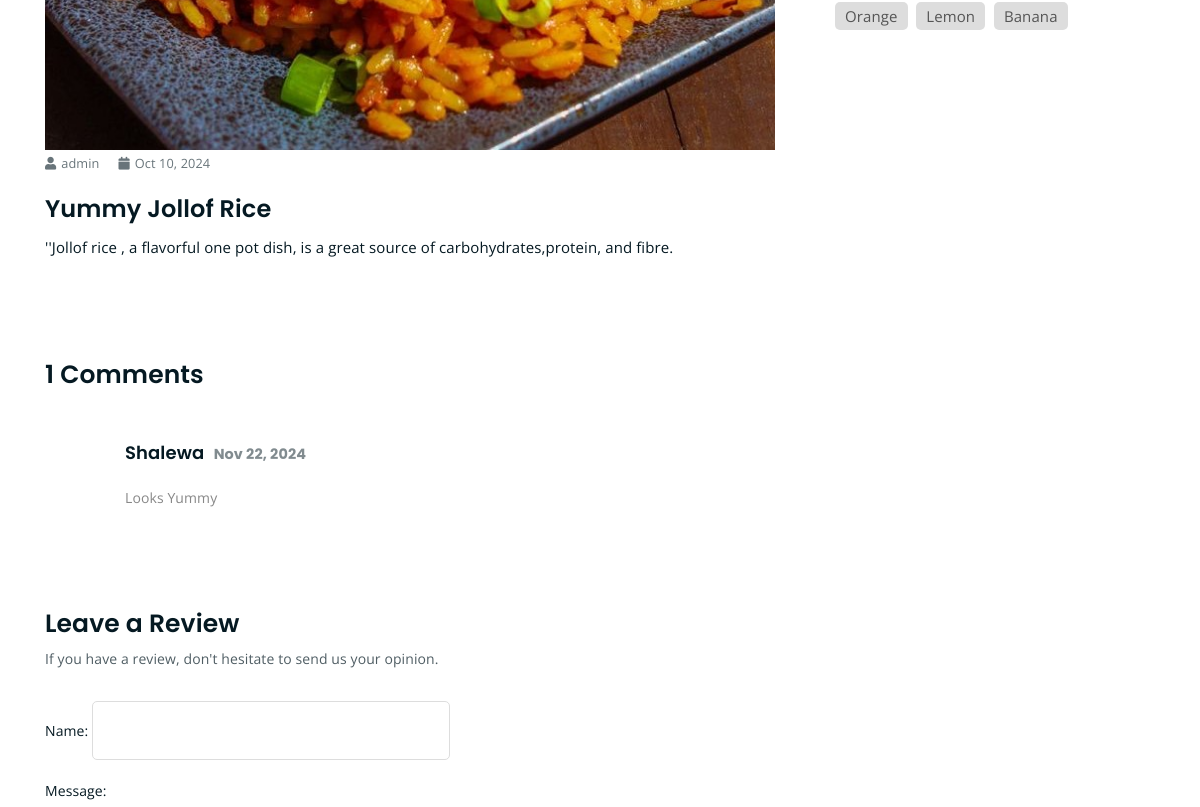
/single-blog/2/ (middle part), run on an earlier commit of the app's database.
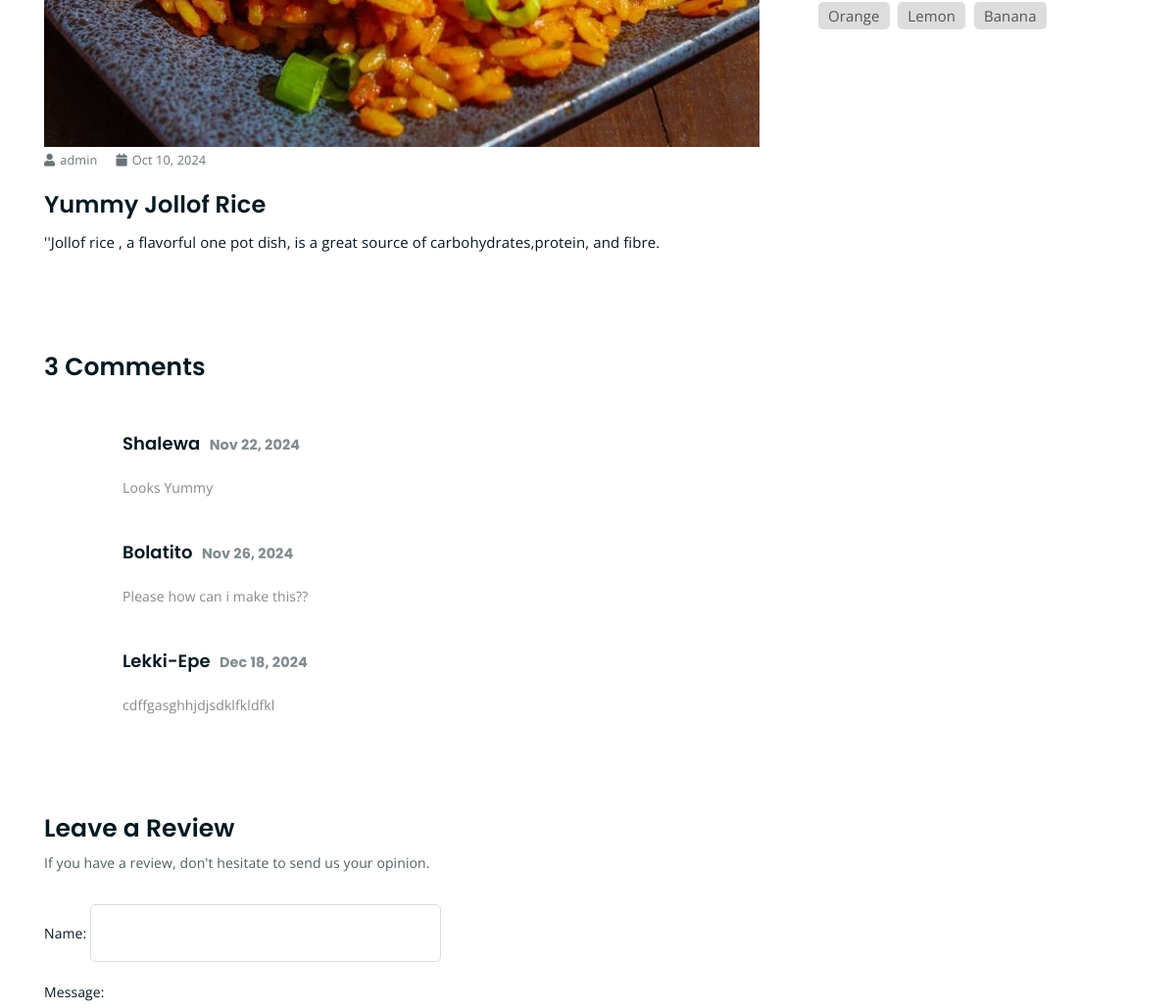
And on a later commit of the database.
### fruits_app/models.py (models this page shows, shortened)
class Blog(models.Model):
    image = models.ImageField(upload_to='uploads/')
    title = models.CharField(max_length=255)
    author = models.ForeignKey(User, on_delete=models.CASCADE, blank=True, null=True)
    content = models.TextField()
    created_at = models.DateTimeField(auto_now_add=True)  # Automatically set when created

class Comment(models.Model):
    name = models.CharField(max_length=225)
    message = models.TextField()
    blog = models.ForeignKey(Blog, on_delete=models.CASCADE, blank=True, null=True)
    created_at = models.DateTimeField(default=timezone.now)

### fruits_app/views.py (the view)
# urls.py: path('single-blog/<int:id>/', views.single_blog, name='single-blog'),
def single_blog(request, id):
    blog_details = get_object_or_404(Blog, id=id)
    comments = Comment.objects.filter(blog=blog_details)  # Fetch comments related to the blog
    if request.method == "POST":
        comment_form = CommentForm(request.POST)
        if comment_form.is_valid():
            comment = comment_form.save(commit=False)
            comment.blog = blog_details  # Link the comment to the blog
            comment.save()
            messages.success(request, "Your review has been submitted.")
        else:
            messages.error(request, "There was an error with your review. Please try again.")
    else:
        comment_form = CommentForm()
    context = {
        "blog_details": blog_details,
        "comments": comments,
        "comment_form": comment_form,
    }
    return render(request, "single-blog.html", context)

### fruits_app/forms.py
class CommentForm(forms.ModelForm):
    class Meta:
        model = Comment
        fields = ['name', 'message']

### template/single-blog.html (shortened to what this page needs)
{% extends 'base.html' %}
{% load static %}
{% block content %}
	<div class="mt-150 mb-150">
		<div class="container">
			<div class="row">
				<div class="col-lg-8">
					<div class="single-article-section">
						<div class="single-article-text">
							<div class="single-article"><img src="{{blog_details.image.url}}" alt=""></div>
							<p class="blog-meta">
								<span class="author"><i class="fas fa-user"></i>{{blog_details.author}}</span>
								<span class="date"><i class="fas fa-calendar"></i>{{blog_details.created_at | date:'M d, Y'}}</span>
							</p>
							<h2>{{blog_details.title}}</h2>
							<p>{{blog_details.content}}</p>
						</div>
						<div class="comments-list-wrap mt-150 mb-150">
							<h3 class="comment-count-title">{{ comments.count }} Comments</h3>
							{% for comment in comments %}
							<div class="comment-list">
								<div class="single-comment-body">
									<div class="comment-text-body">
										<h4>{{ comment.name }} <span class="comment-date">{{ comment.created_at|date:"M d, Y" }}</span></h4>
										<p>{{ comment.message }}</p>
									</div>
								</div>
							</div>
							{% endfor %}
						</div>
						<div class="comment-template">
							<h4>Leave a Review</h4>
							<p>If you have a review, don't hesitate to send us your opinion.</p>
							<form action="{% url 'fruits_app:single-blog' id=blog_details.id %}" method="POST" class="request-form ftco-animate">
								{{ comment_form.as_p }}
							</form>
						</div>
					</div>
				</div>
				<div class="col-lg-4">
					<div class="sidebar-section">
						<div class="tag-section">
							<ul>
								<li><a href="single-news.html">Orange</a></li>
								<li><a href="single-news.html">Lemon</a></li>
								<li><a href="single-news.html">Banana</a></li>
							</ul>
						</div>
					</div>
				</div>
			</div>
		</div>
	</div>
{% endblock %}

### template/base.html (shortened to what this page needs)
{% load static %}
<!DOCTYPE html>
<html lang="en">
<head>
	<link rel="stylesheet" href="{% static 'assets/css/all.min.css' %}">
	<link rel="stylesheet" href="{% static 'assets/bootstrap/css/bootstrap.min.css' %}">
	<link rel="stylesheet" href="{% static 'assets/css/owl.carousel.css' %}">
	<link rel="stylesheet" href="{% static 'assets/css/magnific-popup.css' %}">
	<link rel="stylesheet" href="{% static 'assets/css/animate.css' %}">
	<link rel="stylesheet" href="{% static 'assets/css/meanmenu.min.css' %}">
	<link rel="stylesheet" href="{% static 'assets/css/main.css' %}">
	<link rel="stylesheet" href="{% static 'assets/css/responsive.css' %}">
</head>
<body>
    {% block content %}
    {% endblock %}
</body>
</html>

### static/assets/css/main.css (style rules this page uses)
html { font-size: 14px; font-weight: 400; line-height: 28px; height: 100%; }
body { font-family: "Open Sans", sans-serif; font-weight: 400; font-size: 1rem; letter-spacing: 0.1px; line-height: 1.8; color: #051922; overflow-x: hidden; }
body img { max-width: 100%; }
a { cursor: pointer; text-decoration: none; -webkit-transition: all 0.2s ease-in-out; -o-transition: all 0.2s ease-in-out; transition: all 0.2s ease-in-out; }
h1, .h1, h2, .h2, h3, .h3, h4, .h4, h5, .h5, h6, .h6 { font-family: "Poppins", sans-serif; font-weight: 700; margin: 0 0 1.25rem 0; color: #051922; }
h2, .h2 { font-size: 3rem; font-weight: 700; line-height: 3.25rem; }
h3, .h3 { font-size: 2rem; font-weight: 700; line-height: 2.25rem; }
h4, .h4 { font-size: 1.5rem; font-weight: 700; line-height: 1.75rem; }
p { font-family: "Open Sans", sans-serif; font-weight: 400; font-size: 1rem; letter-spacing: 0.1px; line-height: 1.8; color: #051922; margin: 0 0 1.25rem 0; }
p:last-child { margin: 0; }
.mt-150 { margin-top: 150px; }
.mb-150 { margin-bottom: 150px; }
.sidebar-section ul li a { -webkit-transition: 0.3s; -o-transition: 0.3s; transition: 0.3s; }
html, body { height: 100%; }
p.blog-meta span { margin-right: 15px; opacity: 0.6; color: #051922; font-size: 0.85em; }
p.blog-meta span:last-child { margin-right: 0; }
p.blog-meta span i { margin-right: 5px; }
.single-article-text h2 { font-size: 24px; font-weight: 600; line-height: 1.4; margin-bottom: 10px; }
.single-article-text p { font-size: 15px; line-height: 1.6; color: #051922; }
.comments-list-wrap { margin: 100px 0; }
.comments-list-wrap h3 { font-size: 25px; font-weight: 600; margin-bottom: 50px; }
.comment-template h4 { font-size: 25px; font-weight: 600; margin-bottom: 50px; }
.single-comment-body { position: relative; }
.comment-text-body { padding-left: 80px; margin-bottom: 40px; }
.comment-text-body h4 { font-size: 18px; font-weight: 600; }
span.comment-date { opacity: 0.5; font-size: 80%; font-weight: 700; margin-left: 5px; }
.comment-text-body p { color: #888; line-height: 2; margin: 0; }
.comment-template h4 { margin-bottom: 10px; }
.comment-template > p { opacity: 0.7; margin-bottom: 30px; }
.comment-template form p input[type=text] { border: 1px solid #ddd; width: 49%; padding: 15px; border-radius: 5px; font-size: 15px; color: #051922; }
.sidebar-section { margin-left: 30px; }
.sidebar-section ul { margin: 0; padding: 0; list-style: none; }
.sidebar-section ul li { line-height: 1.5; }
.sidebar-section ul li a { color: #555; font-size: 15px; }
.sidebar-section > div { margin-bottom: 60px; }
.sidebar-section > div:last-child { margin-bottom: 0; }
.tag-section ul li { display: inline-block; }
.tag-section ul li a { background-color: #ddd; padding: 3px 10px; display: block; border-radius: 5px; margin-bottom: 10px; margin-right: 5px; }

What changed in the data, as far as the page shows it:
added Comment: name "Bolatito", created_at "Nov 26, 2024", message "Please how can i make this??"
added Comment: name "Lekki-Epe", created_at "Dec 18, 2024", message "cdffgasghhjdjsdklfkldfkl"
Also different on the page:
{{ comments.count }}: "1" → "3"
